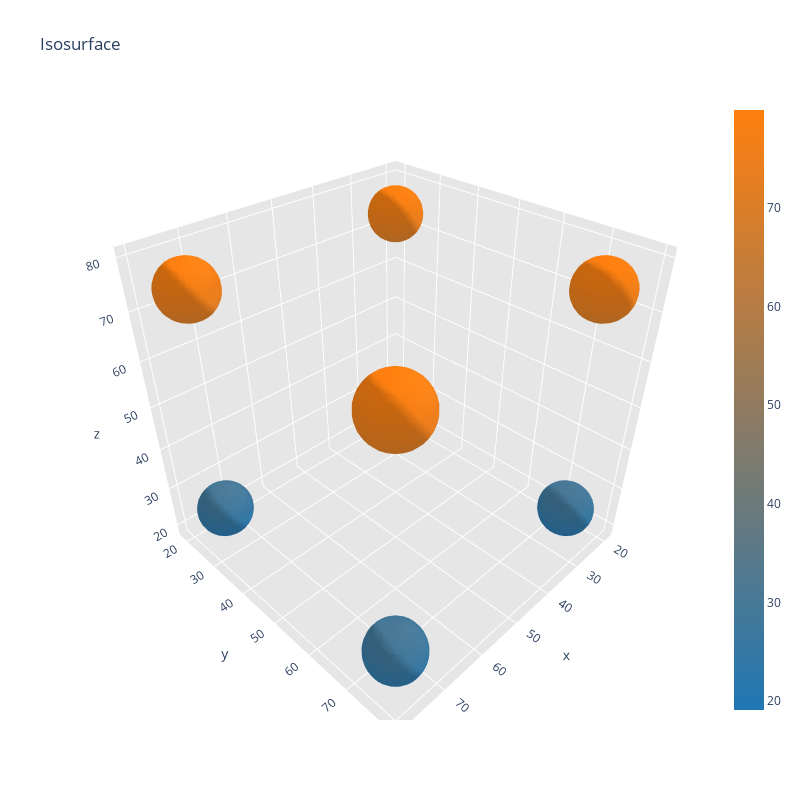

Notebook code cell kept with this figure:
### Code cell
iso_valor = 7. # El valor de densidad para la isosuperficie 



#plotly.offline.init_notebook_mode(connected=True)

# Definición de la grilla 3D
x4 = np.linspace(0,Lx,100)
y4 = np.linspace(0,Ly,100)
z4 =  np.linspace(0,Lz,100)
X,Y,Z = np.meshgrid(x4,y4,z4)


vertices, simplices = measure.marching_cubes_classic(pec_3d_sq(X,Y,Z,nx,ny,nz,Lx,Ly,Lz), iso_valor)
x,y,z = zip(*vertices)  

configure_plotly_browser_state()
fig = ff.create_trisurf(x=x,
                        y=y, 
                        z=z, 
                        plot_edges=False,
                        #colormap='flag',
                        simplices=simplices,
                        title="Isosurface")

#plotly.offline.iplot(fig)
#fig.show(renderer='svg')
fig

### Figure 1 — Plotly figure (JSON) as saved in the notebook; plotly's stock layout.template omitted (floating-point values rounded to 4 significant figures; data arrays with more than 128 entries replaced by an {"elided": "..."} marker saying what was removed)
{"data": [{"facecolor": {"elided": "9568 str values"}, "i": {"elided": "9568 int values"}, "j": {"elided": "9568 int values"}, "k": {"elided": "9568 int values"}, "name": "", "type": "mesh3d", "x": {"elided": "4800 float values"}, "y": {"elided": "4800 float values"}, "z": {"elided": "4800 float values"}}, {"hoverinfo": "none", "marker": {"color": [19.1, 79.9], "colorscale": [[0, "rgb(31, 119, 180)"], [1, "rgb(255, 127, 14)"]], "showscale": true, "size": 0.1}, "mode": "markers", "showlegend": false, "type": "scatter3d", "x": [20], "y": [22], "z": [23.17]}], "layout": {"height": 800, "scene": {"aspectratio": {"x": 1, "y": 1, "z": 1}, "xaxis": {"backgroundcolor": "rgb(230, 230, 230)", "gridcolor": "rgb(255, 255, 255)", "showbackground": true, "zerolinecolor": "rgb(255, 255, 255)"}, "yaxis": {"backgroundcolor": "rgb(230, 230, 230)", "gridcolor": "rgb(255, 255, 255)", "showbackground": true, "zerolinecolor": "rgb(255, 255, 255)"}, "zaxis": {"backgroundcolor": "rgb(230, 230, 230)", "gridcolor": "rgb(255, 255, 255)", "showbackground": true, "zerolinecolor": "rgb(255, 255, 255)"}}, "title": {"text": "Isosurface"}, "width": 800}}
